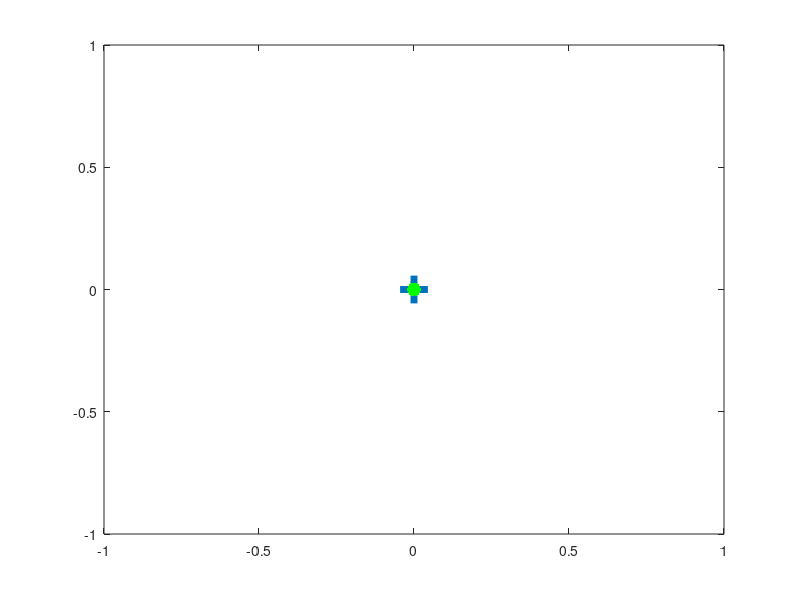

Source code (MATLAB): (Note: this script raises an error after producing the figure.)
%--------------Dynamic Plotting--------------
% Video of the double pendulum
% Create the markers representing the pendulum which will 
% vary according to calculated positions
figure(1)
h=plot(0,0,'MarkerSize',20,'Marker','+','LineWidth',5); %the BC
hold on
h1=plot(0,0,'MarkerSize',30,'Marker','.','LineWidth',2,'Color','g'); %the masses
hold off
%configure the axis to slightly larger than the lines for a suitable
%animation space
range=1.1*(l1+l2); axis([-range range -range range]); axis square;
title('Pendulum Animation')
xlabel('x displacement'); ylabel('y displacement');
set(gca,'nextplot','replacechildren');  %line to fresh each plot

for i=1:length(theta1)-1
    if (ishandle(h1)==1) %check figure is plotting
        %x cordinate of mass 1 and 2 at current time step
        Xcoord=[0,l1*sin(theta1(i)),l1*sin(theta1(i))+l2*sin(theta1(i)+theta2(i))];
        %y cordinate of mass 1 and 2 at current time step
        Ycoord=[0,l1*cos(theta1(i)),l1*cos(theta1(i))+l2*cos(theta1(i)+theta2(i))];
        %update markers to reflect x and y cords
        set(h1,'XData',Xcoord,'YData',Ycoord);
        drawnow;
        %get current figure (gcf) and save to the movie 'F'
    end
    F(i) = getframe(gcf);
end